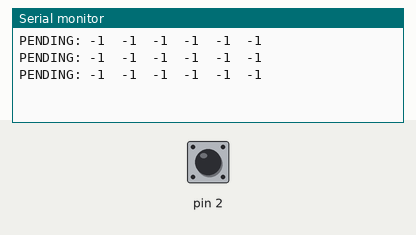
Bench run of a sketch on a simulated Arduino Uno, built with avr-gcc and run on an emulated ATmega328P. On the bench: the last lines printed to the serial monitor. The inputs (shaded band) are chosen by the test bench; at power-on: pin 2 LOW.

Above: at 1.2 s.
1.3 s: pin 2 driven HIGH
At 1.9 s:
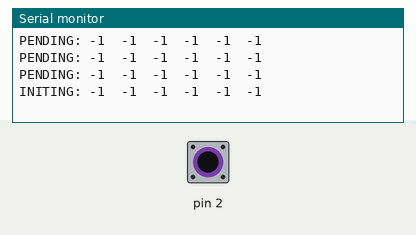
3.5 s: pin 2 pulsed LOW 5 times (0.12 s each, 0.3 s apart)
At 5.4 s:
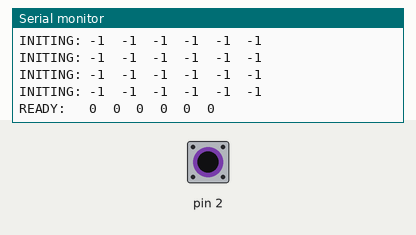

Measured:
- after the input at 1.3 s, the serial monitor: prints a new line after 0.20 s (image 1)
- after the input at 3.5 s, the serial monitor: prints a new line after 1.5 s (image 2)

The sketch:

vex_receiver_testing.ino
```cpp
// (licence header left out)
const int INT_NUM = 0;

const int NUM_CHANNELS = 6;
const int MIN_IN_PULSE_WIDTH = 750;
const int MAX_IN_PULSE_WIDTH = 2250;
const int SYNC_GAP_LEN = 3000;
const int INITIALIZE_CYCLES = 5;

const int STATE_PENDING = 0;
const int STATE_INITIALIZING = 1;
const int STATE_READY = 2;

volatile unsigned long last_micros;
volatile int initializedCount;
volatile int state;
volatile int channel;
volatile int pulses[NUM_CHANNELS];

const long DEBUG_DELAY = 500;
long nextDebug;

void setup( ) {
  Serial.begin(9600);

  last_micros = micros();
  initializedCount = 0;
  state = STATE_PENDING;
  channel = 0;

  attachInterrupt( INT_NUM, receiver_interrupt, RISING );

  nextDebug = millis();
}

void loop() {
  if ( millis() >= nextDebug ) {
    switch ( state ) {
      case STATE_PENDING:
        Serial.print("PENDING: ");
        break;
      case STATE_INITIALIZING:
        Serial.print("INITING: ");
        break;
      case STATE_READY:
        Serial.print("READY:   ");
        break;
      default:
        Serial.print("UNKNOWN: ");
        break;
    }

    for ( int i = 0; i < NUM_CHANNELS; i++ ) {
      Serial.print( getValue( i ) );
      Serial.print( "  " );
    }

    Serial.println();

    nextDebug = millis() + DEBUG_DELAY;
  }
}

void receiver_interrupt( ) {
  unsigned long current_micros = micros();
  unsigned long gap = current_micros - last_micros;

  if ( gap >= SYNC_GAP_LEN ) {
    if ( state == STATE_READY ) {
      if ( channel != NUM_CHANNELS ) {
        state = STATE_INITIALIZING;
      }
    } else if ( state == STATE_INITIALIZING ) {
      initializedCount++;
      if ( initializedCount >= INITIALIZE_CYCLES ) {
        state = STATE_READY;
      }
    } else {
      state = STATE_INITIALIZING;
      initializedCount = 0;
    }
    channel = 0;
  } else if ( channel < NUM_CHANNELS ) {
    if ( gap >= MIN_IN_PULSE_WIDTH && gap <= MAX_IN_PULSE_WIDTH ) {
      pulses[channel] = gap;
      channel++;
    } else if ( state == STATE_READY ) {
      state = STATE_INITIALIZING;
      channel = 0;
    }
  }

  last_micros = current_micros;
}

int getState() {
  return state;
}

int getValue( int c ) {
  if ( state == STATE_READY ) {
    return pulses[c];
  } else {
    return -1;
  }
}
```
